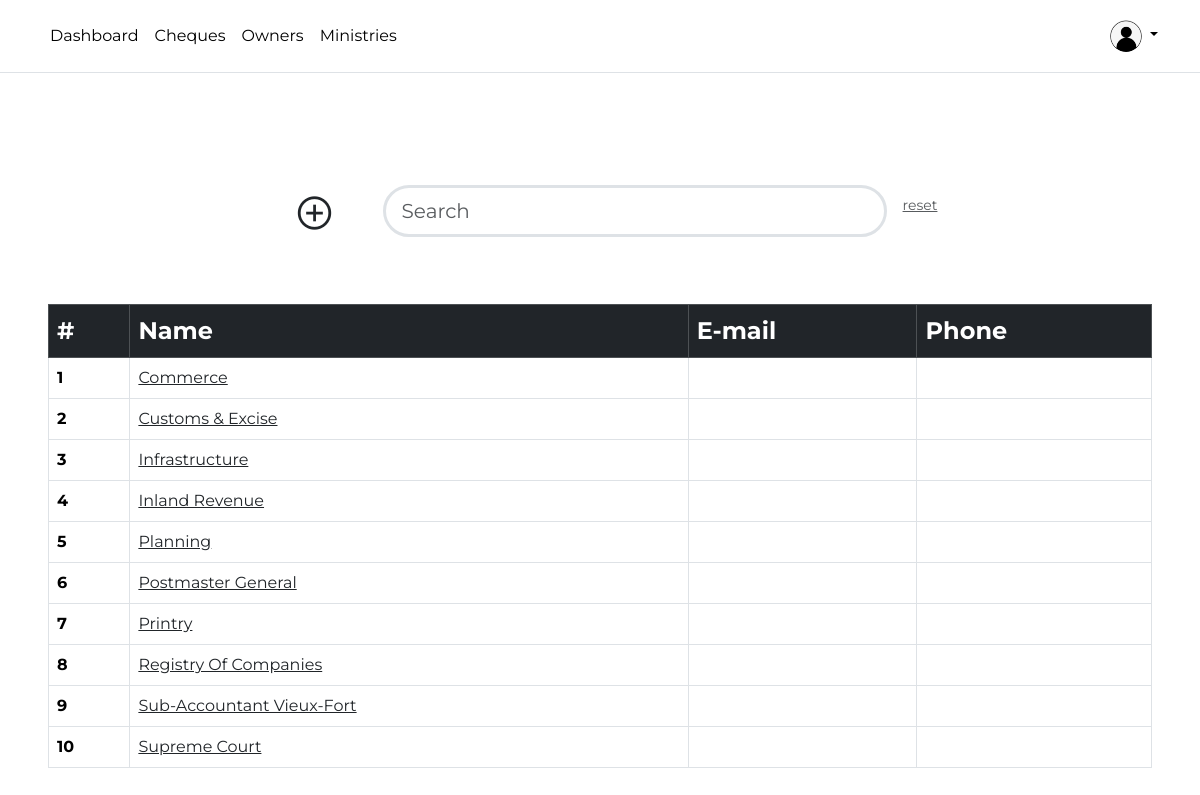
The page /ministries/ (signed in) on the database its author committed.
### users/models.py (models this page shows, shortened)
class User(AbstractUser):
    is_viewer = models.BooleanField(default=False)
    is_creator = models.BooleanField(default=True)
    is_supervisor = models.BooleanField(default=False)

class Profile(models.Model):
    GENDER_LIST = [
        ("F", "Female"),
        ("M", "Male"),
    ]
    user = models.OneToOneField(User, on_delete=models.CASCADE, related_name="profile")
    uid = models.UUIDField(default=uuid.uuid4, editable=False, unique=True)
    image = models.ImageField(
        blank=True,
        null=True,
        upload_to="profile_photos",
        default="img/default-avatarpng.png",
    )
    first_name = models.CharField(max_length=255)
    last_name = models.CharField(max_length=255, blank=True)
    gender = models.CharField(max_length=1, choices=GENDER_LIST)
    phone = models.CharField(max_length=25, null=True, default="+1")
    phone1 = models.CharField(max_length=25, blank=True)
    bio = models.TextField(blank=True)

### cheques/models.py (models this page shows, shortened)
class Ministry(models.Model):
    name = models.CharField(max_length=255)
    email = models.EmailField(blank=True)
    phone = models.CharField(max_length=255, blank=True)
    created_at = models.DateTimeField(auto_now_add=True)
    updated_at = models.DateTimeField(auto_now=True)
    class Meta:
        ordering = ["name"]
        verbose_name_plural = "Ministries"

### cheques/views.py (the view)
# urls.py: path("ministries/", MinistryListView.as_view(), name="ministry-list"),
class MinistryListView(LoginRequiredMixin, ListView):
    model = Ministry
    def get_queryset(self):
        query = self.request.GET.get("ministries")
        if query:
            return Ministry.objects.filter(
                Q(name__icontains=query)
                | Q(email__icontains=query)
                | Q(phone__icontains=query)
            ).distinct()
        else:
            return Ministry.objects.all()

### cheques/templatetags/context_processors.py (called while the page is built)
def sum_of_all_cheques(request):
    current_year = datetime.datetime.now().year - 1
    total_sum = (
        Cheque.objects.filter(date_debited__year=(current_year)).aggregate(
            total_sum=Sum("chq_amount")
        )["total_sum"]
        or 0
    )
    return {"total_sum_of_cheques": f"{total_sum:.2f}"}

def sum_of_all_paid_cheques(request):
    current_year = datetime.datetime.now().year - 1
    total_sum = (
        Cheque.objects.filter(
            date_debited__year=(current_year), cheque_status__name__iexact="paid"
        ).aggregate(total_sum=Sum("chq_amount"))["total_sum"]
        or 0
    )
    return {"total_sum_of_paid_cheques": f"{total_sum:.2f}"}

def sum_of_all_unpaid_cheques(request):
    current_year = datetime.datetime.now().year - 1
    sum_of_all_cheques = Cheque.objects.filter(
        date_debited__year=(current_year)
    ).aggregate(total_sum=Sum("chq_amount"))["total_sum"]
    sum_of_all_paid_cheques = Cheque.objects.filter(
        date_debited__year=(current_year), cheque_status__name__iexact="paid"
    ).aggregate(total_sum=Sum("chq_amount"))["total_sum"]
    total_sum = sum_of_all_cheques - sum_of_all_paid_cheques
    return {"total_sum_of_unpaid_cheques": f"{total_sum:.2f}"}

### templates/cheques/ministry_list.html (shortened to what this page needs)
{% extends 'base.html' %}
{% load humanize %}
{% load subtract %}
{% block content %}
<div class="p-5">
    <div class="d-flex justify-content-center p-5">
        <div class="mx-5 pt-2">
            <a title="add cheque"
                class="text-decoration-none text-dark"
                href="{% url 'ministry-create' %}">
                <span class="material-symbols-outlined fs-1">
                </span>
            </a>
        </div>
        <div class="col-lg-6">
            <form action=""
                method="get">
                <input type="search"
                    class="form-control form-control-lg border border-3 rounded-pill"
                    autofocus="autofocus"
                    placeholder="Search"
                    name="ministries"
                    id="cheque_id_id">
            </form>
        </div>
        <div class="mx-3 pt-2">
            <a class="small text-muted"
                href="{% url 'ministry-list' %}">reset</a>
        </div>
    </div>
    <table class="mt-3 table table-hover table-bordered">
        <thead>
            <tr class="table-dark fs-4">
                <th scope="col">#</th>
                <th scope="col">Name</th>
                <th scope="col">E-mail</th>
                <th scope="col">Phone</th>
            </tr>
        </thead>
        <tbody>
            {% for ob in object_list %}
            <tr>
                <th scope="row">{{forloop.counter}}</th>
                <td><a class="text-dark"
                        href="{% url 'ministry-detail' ob.pk %}">{{ob.name|title}}</a>
                </td>
                <td>{{ob.email}}</td>
                <td>{{ob.phone}}</td>
            </tr>
            {% endfor %}
        </tbody>
    </table>
</div>
{% endblock content %}

### templates/nav-bar.html (shortened to what this page needs)
{% load static %}
{% if request.user.is_authenticated %}
<header class="p-3 mb-3 border-bottom">
  <div class="container">
    <div
      class="d-flex flex-wrap align-items-center justify-content-center justify-content-lg-start">
      <ul
        class="nav col-12 col-lg-auto me-lg-auto mb-2 justify-content-center mb-md-0">
        <li><a href="{% url 'dashboard' %}"
            class="nav-link px-2 link-body-emphasis">Dashboard</a></li>
        <li><a href="{% url 'cheque-list' %}"
            class="nav-link px-2 link-body-emphasis">Cheques</a></li>
        <li><a href="{% url 'owner-list' %}"
            class="nav-link px-2 link-body-emphasis">Owners</a></li>
        <li><a href="{% url 'ministry-list' %}"
            class="nav-link px-2 link-body-emphasis">Ministries</a></li>
      </ul>
      <div class="dropdown text-end">
        <a href="#"
          class="d-block link-body-emphasis text-decoration-none dropdown-toggle"
          data-bs-toggle="dropdown"
          aria-expanded="false">
          {% if request.user.profile.image %}
          <img src="{{ request.user.profile.image.url }}"
            alt="mdo"
            width="32"
            height="32"
            class="rounded-circle">
          {% endif %}
        </a>
      </div>
    </div>
  </div>
</header>
{% endif %}

### templates/base.html (style rules this page uses)
html, body { font-family: 'Montserrat', sans-serif; }

### rows shown on the page
User: user.profile.image (placeholder picture)
Ministry: name "Commerce"
Ministry: name "Customs & Excise"
Ministry: name "Infrastructure"
Ministry: name "Inland Revenue"
Ministry: name "Planning"
Ministry: name "Postmaster General"
Ministry: name "Printry"
Ministry: name "Registry Of Companies"
Ministry: name "Sub-Accountant Vieux-Fort"
Ministry: name "Supreme Court"
